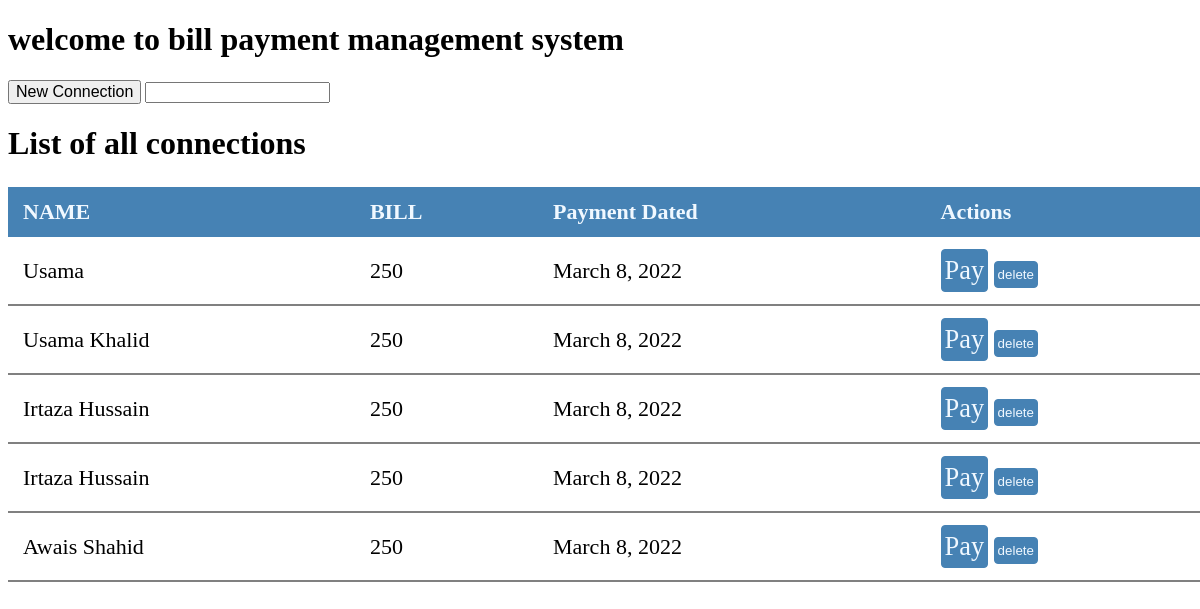
Before: /home/ (signed in) with the older database file.
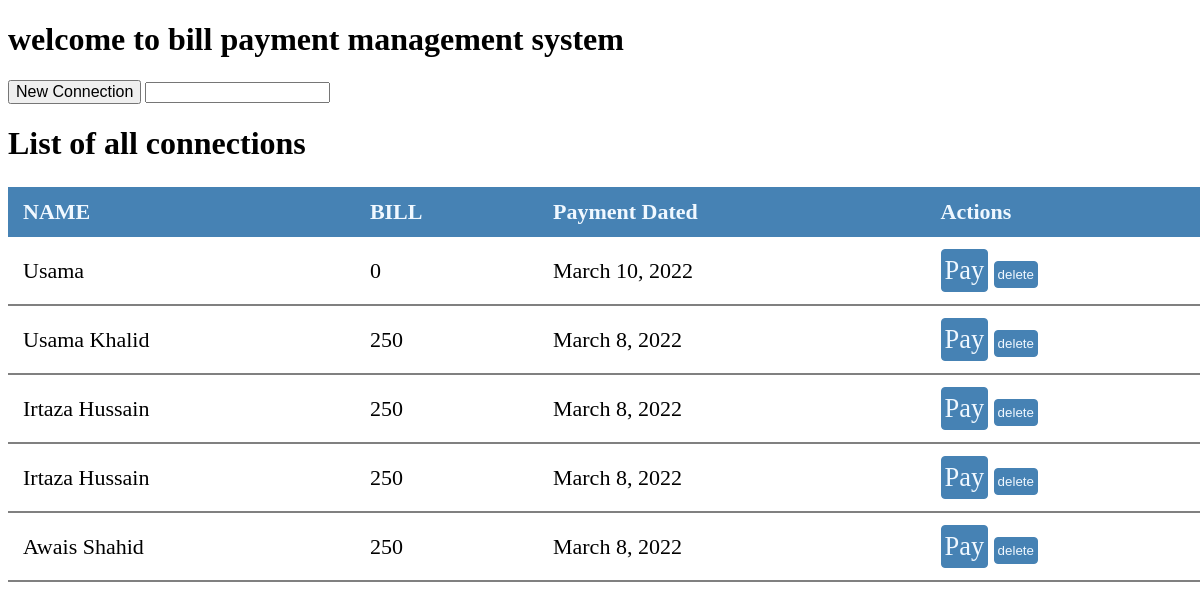
After: the same page with the newer database file.
### bill/models.py (models this page shows)
class Bnda(models.Model):
    name = models.CharField(max_length=50, blank=False)
    bill = models.IntegerField(default=250)
    paidDate = models.DateField()

### bill/views.py (the view)
# urls.py: path('home/', views.index, name='home'),
@login_required
def index(request):
    persons = Bnda.objects.all()
    content = {'persons': persons}
    return render(request, 'bill/index.html', content)

### bill/templates/bill/index.html (shortened to what this page needs)
<!DOCTYPE html>
<html lang="en">
<head>
</head>
<body>
    <h1>welcome to bill payment management system</h1>
    <div class="buttons">
        <button><a href="{% url 'newcon' %}">New Connection</a></button>
        <input type="search" name="search" id="search">
    </div>
    <h1>List of all connections</h1>
    <table class="table">
        <thead>
            <tr><th>NAME</th>
            <th>BILL</th>
            <th>Payment Dated</th>
            <th>Actions</th>
        </tr>
        </thead>
        <tbody>
            {% for person in persons %}
            <tr><td>{{ person.name }}</td>
                <td>{{ person.bill }}</td>
                <td>{{ person.paidDate }}</td>
                <td>
                    <a class="btn"href="{% url 'updatedata' person.id %}">Pay</a>
                    <form action="{% url 'deletedata' person.id %}" class="delete" method="post">
                        <input type="submit" value="delete" class="btn">
                    </form>
                </td>
            </tr>
            {% endfor %}
        </tbody></table>
</body>
</html>

Changed rows visible on the page:
changed Bnda "Usama": bill "250" → "0"; paidDate "March 8, 2022" → "March 10, 2022"
